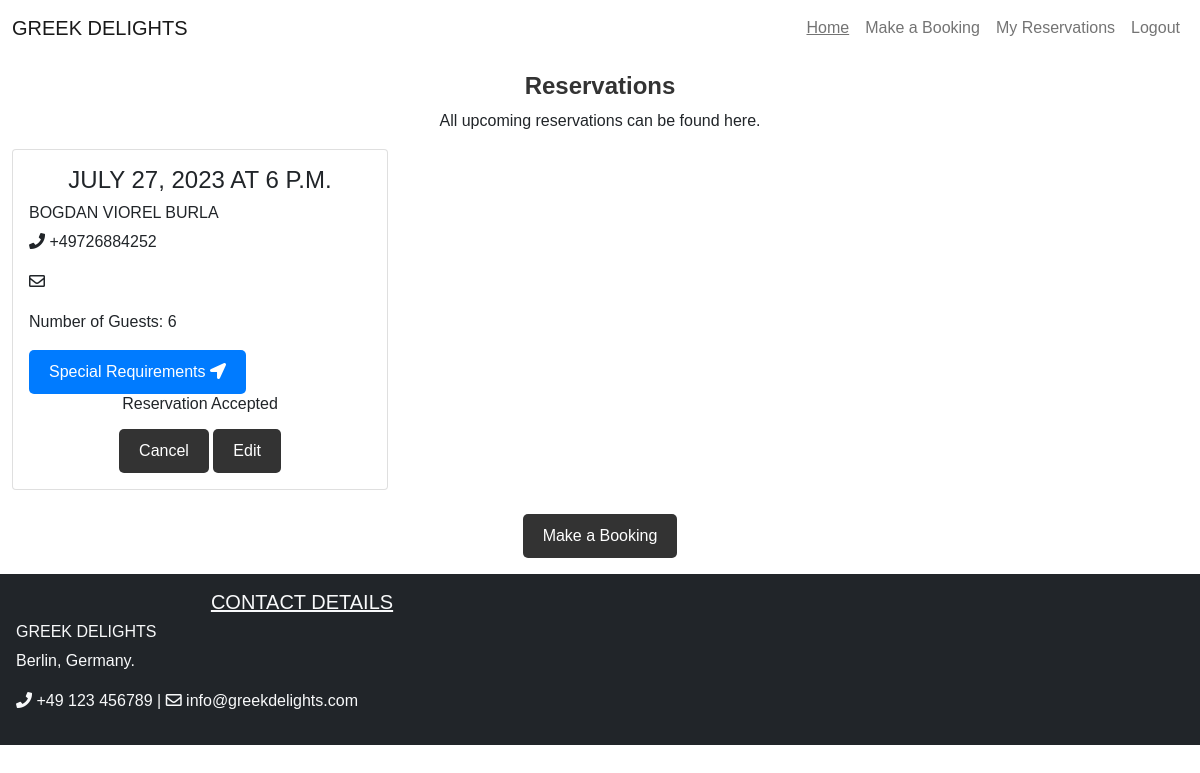
The page /reservations (signed in) on the database as committed earlier.
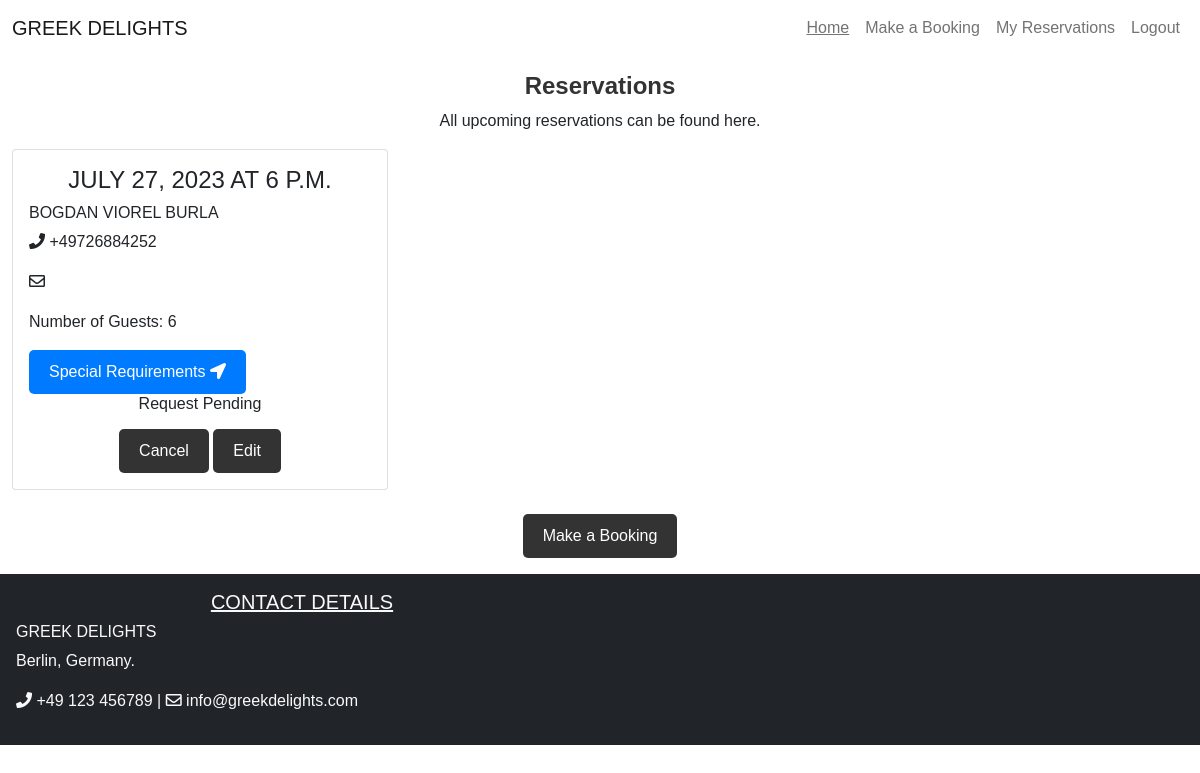
The same page on the database as committed later.
### reservation/models.py (models this page shows, shortened)
class Reservation(models.Model):
    user = models.ForeignKey(User, on_delete=models.CASCADE)
    full_name = models.CharField(max_length=300, blank=False)
    email = models.CharField(max_length=300, blank=False)
    phoneNumberRegex = RegexValidator(regex=r'^\+?1?\d{9,15}$')
    mobile = models.CharField(validators=[phoneNumberRegex], max_length=15, blank=False)
    date = models.DateField(blank=False)
    time = models.TimeField(blank=False)
    guests = models.PositiveIntegerField(blank=False)
    requests = models.TextField(max_length=400)
    status = models.IntegerField(choices=STATUS, default=0)
    class Meta:
        ordering = ['-date']
        constraints = [
            models.UniqueConstraint(
                fields=['user', 'date', 'time'], name='unique_reservation'
            ),
        ]

### reservation/views.py (the view)
# urls.py: path('reservations', views.ReservationList.as_view(), name='reservations'),
class ReservationList(generic.ListView):
    model = Reservation
    def sort(self, reservations):
        if reservations.date >= datetime.date.today():
            return True
        else:
            return False
    def get(self, request, *args, **kwargs):
        if request.user.is_authenticated:
            reservations = Reservation.objects.filter(user=request.user)
            upcoming_reservations = filter(self.sort, reservations)
            return render(
                request, 'reservations.html',
                {
                    'reservations': upcoming_reservations,
                },
            )
        else:
            return redirect(reverse("account_login"))

### reservation/templates/reservations.html (shortened to what this page needs)
{% extends "base.html" %}
{% block content %}
<div class="container-fluid mb-3">
    <div class="row">
        <div class="col-12 mt-3 left">
            <h4 class="page-heading text-center">Reservations</h4>
            <p class="text-center">All upcoming reservations can be found here.</p>
            <div class="row">
                {% for reservation in reservations %}
                <div class="col-md-4">
                    <div class="card mb-4">
                        <div class="card-body">
                            <h4 class='card-title text-uppercase text-center'>{{ reservation.date }} at
                                {{ reservation.time }}</h4>
                            <h6 class="text-uppercase">{{ reservation.full_name }}</h6>
                            <div class='card-text'>
                                <p><i class="fas fa-phone"></i> {{ reservation.mobile }}</p>
                                <p><i class="far fa-envelope"></i> {{ reservation.email }}</p>
                                <p>Number of Guests: {{ reservation.guests }}</p>
                                <button data-bs-toggle='modal' data-bs-target='#requests{{ reservation.id }}' class="btn btn-secondary">Special
                                    Requirements <i class="fas fa-location-arrow"></i></button>
                                <div class='text-center h6'>
                                    {% if reservation.status == 1 %}
                                    <p>Reservation Accepted</p>
                                    {% elif reservation.status == 2 %}
                                    <p>Reservation Declined</p>
                                    {% else %}
                                    <p>Request Pending</p>
                                    {% endif %}
                                </div>
                            </div>
                            <div class='text-center'>
                                <button data-bs-toggle='modal' data-bs-target='#cancel{{ reservation.id }}' class="btn btn-dark">Cancel</button>
                                <a class="btn btn-dark" href="/amend/{{ reservation.id }}">Edit</a>
                            </div>
                        </div>
                    </div>
                </div>
                    {% endfor %}
                </div>
        </div>
        <a href="{% url 'booking' %}" class="text-center"><button class="btn btn-dark">Make a Booking</button></a>
    </div>
</div>
{% endblock %}

Rows that differ between the two databases and show on the page:
changed Reservation "BOGDAN VIOREL BURLA": status "Reservation Accepted" → "Request Pending"
